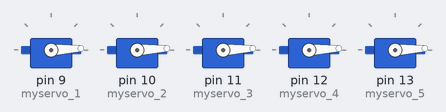
The sketch below on a simulated Arduino Uno, built with avr-gcc and run on an emulated ATmega328P. Parts: 5 × servo.

Above: at 0.05 s.
At 0.65 s:
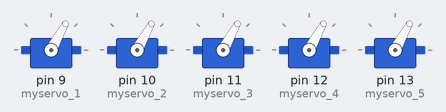
At 1.15 s:
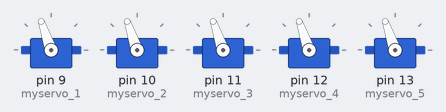
At 2.3 s:
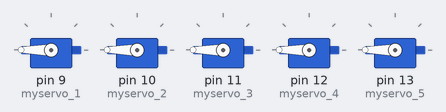
At 3.45 s:
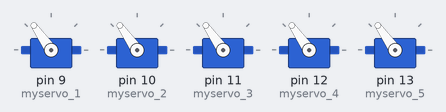
At 4.6 s:
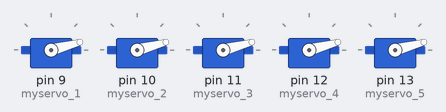
Timing chart, 0 to 6.2 s (numbered marks = the images above):
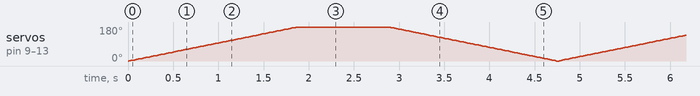

The sketch:

multi_servo_2.ino
```cpp
#include<Servo.h>
Servo myservo_1;
Servo myservo_2;
Servo myservo_3;
Servo myservo_4;
Servo myservo_5;
int pos=0;

void setup() {
myservo_1.attach(9);
myservo_2.attach(10);
myservo_3.attach(11);
myservo_4.attach(12);
myservo_5.attach(13);

}

void loop() {
  for(pos=0;pos<=180;pos++){
  myservo_1.write(pos);

      myservo_2.write(pos);

     myservo_3.write(pos);

      myservo_4.write(pos);

      myservo_5.write(pos);
  delay(10);
  }

  delay(1000);
  for(pos=180;pos>=0;pos--){
    myservo_1.write(pos);

      myservo_2.write(pos);

     myservo_3.write(pos);

        myservo_4.write(pos);

     myservo_5.write(pos);
    delay(10);
  }
    }
```
